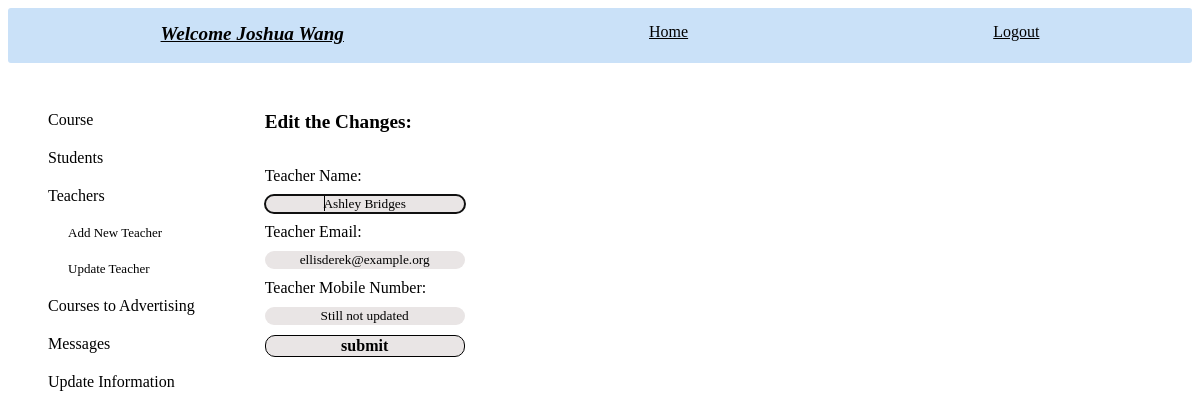
Screenshot of /chosen_teacher/1 (signed in) with the database file from the repository.
### tables this page shows
CREATE TABLE teachers (
        id INTEGER PRIMARY KEY,
        name TEXT NOT NULL,
        email TEXT UNIQUE ,
        phone TEXT UNIQUE ,
        user_id INTEGER,
        FOREIGN KEY(user_id) REFERENCES new_users (id)
        );

### app.py (the view)
@app.route('/chosen_teacher/<teacher_id>', methods=['GET', 'POST'])
def chosen_teacher_update(teacher_id):
    log=check_log()
    info=info_user()
    teacher_info=crud.read_if('*',"teachers","id", teacher_id)
    teacher_object=create_teachers_objects(teacher_info)
    if request.method=='POST':
        name=request.form['name'].title()
        email=request.form['email']
        phone=request.form['phone']
        if name=='' or email=='' or phone=='' :
            return render_template('update_teachers.html', log=log, info=info, admin_id=session['id'], teacher_dict='', title='Edit the Changes:', teacher_object=teacher_object, note="Name, Email and Mobile number are required fields")
        else:
            if teacher_object[0].name!=name:
                    crud.update_if('teachers', 'name', f"'{name}'", 'id', teacher_id)
            if teacher_object[0].email!=email:
                check_teachers=crud.read_if('id', 'teachers', 'email', email)
                check_users=crud.read_if('id', 'new_users', 'username', email)
                if len(check_teachers)==0 and len(check_users)==0:
                    crud.update_if('new_users', 'username', f"'{email}'", 'id', teacher_object[0].user_id)
                    crud.update_if('teachers', 'email', f"'{email}'",'id', teacher_id)
                else:
                    return render_template('update_teachers.html', log=log, info=info, admin_id=session['id'], teacher_dict='', title='Edit the Changes:', teacher_object=teacher_object, note="Email already exists")
            if teacher_object[0].phone!=phone:
                try:
                    crud.update_if('teachers', 'phone', f"'{phone}'",'id', teacher_id)
                except:
                    return render_template('update_teachers.html', log=log, info=info, admin_id=session['id'], teacher_dict='', title='Edit the Changes:', teacher_object=teacher_object, note="Mobile number already exists")
            return redirect(url_for('teacher_info', teacher_id=teacher_id))
    else:
        return render_template('update_teachers.html', log=log, info=info, admin_id=session['id'], teacher_dict='', title='Edit the Changes:' ,teacher_object=teacher_object)

### app.py (called while the page is built)
def check_log(): #check if user is loged in or not
    log_result={}
    if "name" in session:
        link='/logout'
        log='Logout'
        log_result['link']=link
        log_result['log']=log
        return log_result
    else:
        link='/login'
        log='Login'
        log_result['link']=link
        log_result['log']=log
        return log_result

def info_user(): # get user info
    if "role" in session:
        info={}
        if session['role']=='admin':
            info['id']=session['id']
            info['link']=f"/administrator/{session['id']}"
            info['word']='Administrator'
            info['hello']=f"Hello {crud.admin_name(session['id'])}- what do you want to do?"
            info['class']='user_hello'
        if session['role']=='teacher':
            info['id']=session['id']
            info['link']=f"/teacher_profile/{session['id']}"
            info['word']=f"Welcome {crud.teacher_name(session['id'])}"
            info['class']='user_hello'
        if session['role']=='student':
            info['id']=session['id']
            info['link']=f"/student_profile/{session['id']}"
            info['word']=f"Welcome {crud.student_name(session['id'])}"
            info['class']='user_hello'
        return info

### crud.py (called while the page is built)
def read_if(column, table, value, condition):
    return query(f"SELECT {column} FROM {table} WHERE {value}='{condition}'")

def student_name(student_id):
    name=read_if('name', 'students', 'id', student_id)
    name=name[0][0]
    return name

### functions.py (called while the page is built)
def create_teachers_objects(teachers: list):
    teachers_objects=[classes.Teacher(teacher[0], teacher[1], teacher[2], teacher[3], teacher[4]) for teacher in teachers]
    for t in teachers_objects:
        if type(t.phone)!=str or t.phone=='':
            t.phone='Still not updated'
    return teachers_objects

### setup_db.py (called while the page is built)
def query(sql):
    with sqlite3.connect('students.db') as conn:
        cur=conn.cursor()
        cur.execute(sql)
        return cur.fetchall()

### templates/update_teachers.html (shortened to what this page needs)
{% include "admin_nav_teachers.html" %}
    <div class="main_update_teacher" >
        <div class="main_chosen_teacher">
            <div class="title_chosen_teacher">{{title}}</div>
            <form class="info_chosen_teacher" action="" method="POST">
                {% for teacher in teacher_object %}
                Teacher Name: <input type="text" name="name" value="{{teacher.name}}" required autofocus >
                Teacher Email: <input type="email" name="email" value="{{teacher.email}}"  title="example@example.com" required >
                Teacher Mobile Number: <input type="tel" name="phone" value="{{teacher.phone}}" title="example: 050-1234567"  pattern="[0-9]{3}-[0-9]{7}" required >
                <input id="submit" type="submit" value="submit">
                {% endfor %}
            </form>
        </div>
    </div>
</div>

### static/style.css (style rules this page uses)
input { font-family: 'Times New Roman', Times, serif; text-align: center; }
#submit { border-style: solid; border-width: 1px; font-size: medium; font-weight: bolder; }
.main_update_teacher { grid-column: 2; grid-row: 2; display: flex; }
.main_chosen_teacher { display: flex; justify-content: space-between; flex-direction: column; gap: 20px; }
.title_chosen_teacher { font-weight: bold; font-size: larger; }
.info_chosen_teacher { display: flex; flex-direction: column; gap: 10px; width: 200px; }
.info_chosen_teacher>input { border-style: none; background-color: rgb(233, 229, 229); border-radius: 10px; }

### rows the page displays
teachers: name "Ashley Bridges", email "ellisderek@example.org", phone "Still not updated"

### other values shown
{{ info.word }} "Welcome Joshua Wang"
{{ log.log }} "Logout"
{{ title }} "Edit the Changes:"
